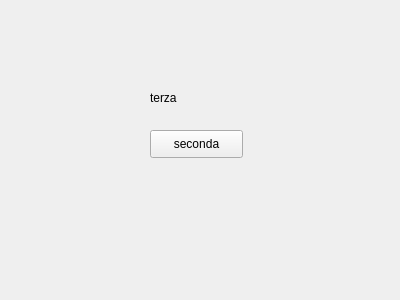
<?xml version="1.0" encoding="UTF-8"?>
<ui version="4.0">
 <class>prima</class>
 <widget class="QWidget" name="prima">
  <property name="geometry">
   <rect>
    <x>0</x>
    <y>0</y>
    <width>400</width>
    <height>300</height>
   </rect>
  </property>
  <property name="windowTitle">
   <string>Form</string>
  </property>
  <widget class="QPushButton" name="gotosecbtn">
   <property name="geometry">
    <rect>
     <x>150</x>
     <y>130</y>
     <width>93</width>
     <height>28</height>
    </rect>
   </property>
   <property name="text">
    <string>seconda</string>
   </property>
  </widget>
  <widget class="QLabel" name="label">
   <property name="geometry">
    <rect>
     <x>150</x>
     <y>90</y>
     <width>55</width>
     <height>16</height>
    </rect>
   </property>
   <property name="text">
    <string>terza</string>
   </property>
  </widget>
 </widget>
 <resources/>
 <connections/>
</ui>
